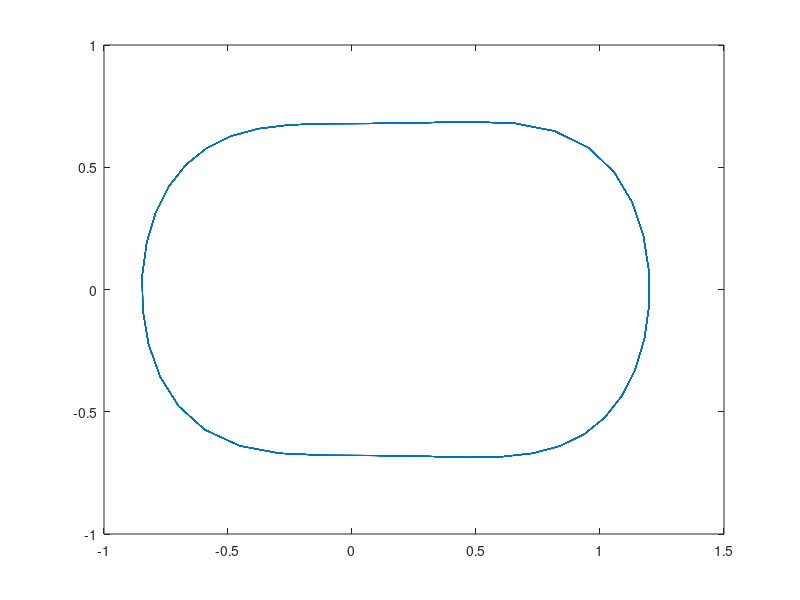

Here is the MATLAB script that generated this plot: (Note: this script raises an error after producing the figure.)
clf
clear
tol = 5e-10;
N = 71;
etaeta = 1.2;

addpath('/Users/takitoshi/Dropbox/LaptopShare/matlab_work/mathmodel/lec5')
addpath('/Users/takitoshi/Dropbox/LaptopShare/matlab_work/mathmodel/lec7')


%% Initial guess by ode45
tspan = [0,400];
opts = odeset('RelTol',1e-14);
f = ode45(@(t,y) [y(2);-y(1)^3+0.5*y(1)^2],tspan,[etaeta,0],opts);
plot(f.y(1,floor(length(f.x)/2):end).',f.y(2,floor(length(f.x)/2):end).')
%plot(f.x(1,:),f.y(1,:))
% approximate a period of solution
a = 24;
app_period = 8;
h=0.1;
f_tmp = deval(f,a+app_period/2:h:a+3*app_period/2);
find_period = abs(f_tmp - deval(f,a));
%eta0 = deval(f,a,1);
[~,ind] = min(find_period(1,:));
b = a+app_period/2 + h*(ind-1);
% transform the data into Fourier coefficient
a_fourier = fouriercoeffs(f,[a,b],N,1);
eta0 = real(sum(a_fourier));

%% Newton iteration
omega = 2*pi/(b-a);
x = [omega; a_fourier.'];

% x0 = randn(4*N+3,1);
% k = (-N:N)';
% s = 1.5;
% a0 = randn./k.^s; a0(N+1) = randn;
% b0 = randn./k.^s; b0(N+1) = randn;
% x0 = [randn; a0; b0];
% x = x0;

F = F_fourier(x,eta0);

display(['Before step #1, ||F||_1 = ',num2str(norm(F,1))])
itercount = 0;

while (itercount<=100) && (norm(F,1) > tol)
  DF = DF_fourier(x);
  %     DF=finite_diff_DF(x);
  x = x - DF\F;
  F = F_fourier(x,eta0);
  display(['After step # ',num2str(itercount+1),', ||F||_1 = ',num2str(norm(F,1))])
  itercount = itercount+1;
end

L = 2*pi/real(x(1))
plot_solution(x,2)
%plot_solution(x,3)


% nu = 1.02;
%
% [r,success] = int_radii_polynomial(u,r,alpha,nu)


function F = F_fourier(x,eta_0)
m = length(x); % m = 2*N+2
N = (m-2)/2;
F = zeros(m,1);

omega = x(1);
a = x(2:end);
%a5 = convp(a,5);
a3 = convp(a,3);
a2 = convp(a,2);
eta = sum(a)-eta_0;
k = (-N:N)';

F(1) = eta;
%F(2:end) = (-k.^2*omega^2).*a +a5 -4*a3;
F(2:end) = (-k.^2*omega^2).*a +a3 -0.5*a2;
%F(2:end) = (-k.^2*omega^2).*a +a5;
% F(1) = sum(a)+sum(b)-5;

end

function DF = DF_fourier(x)
m = length(x); % m = 2*N+2
N = (m-2)/2;

omega = x(1);
a = x(2:end);
k = (-N:N)';

DF = zeros(m);

DF(1,2:end) = ones(1,2*N+1);
DF(2:end,1) = (-2*k.^2*omega).*a;

%[~,a4] = convp(a,4);
[~,a2] = convp(a,2);

M = zeros(2*N+1);
for kk=-N:N
  for j=-N:N
    %M(k+N+1,j+N+1) = 5*a4(k-j+2*N+1) -3*4*a2(k-j+2*N+1);
    %M(kk+N+1,j+N+1) = 5*a4(kk-j+2*N+1);
    M(kk+N+1,j+N+1) = 3*a2(kk-j+2*N+1);
  end
end
M = M -2*0.5*convdiff(a,N);

L = diag(-k.^2*omega^2);

DF(2:end,2:end) = M+L;
end

function A = convdiff(b,N)
b_pad = [zeros(N,1);b;zeros(N,1)];
A = zeros(2*N+1);
for k=-N:N
  for j=-N:N
    A(k+N+1,j+N+1) = b_pad(k-j+2*N+1);
  end
end
end
